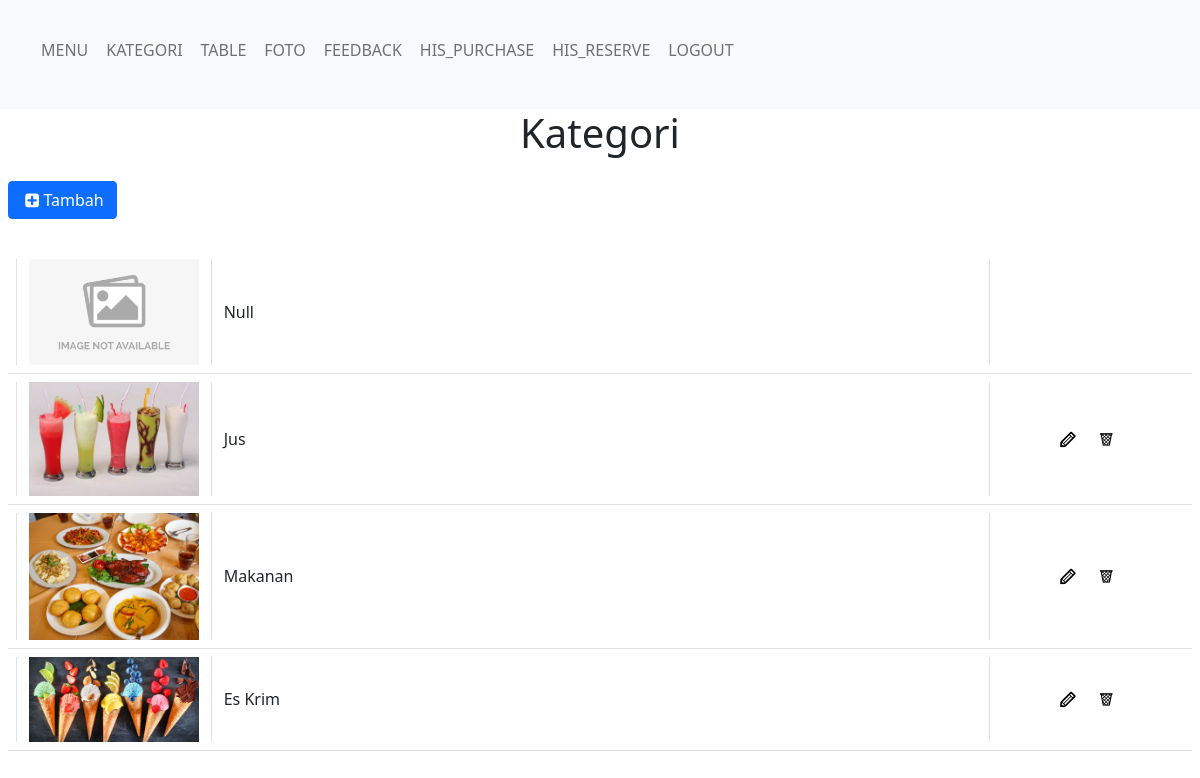
Screenshot of /administrator/category.php (signed in) with the database file from the repository.
### tables this page shows
CREATE TABLE IF NOT EXISTS `kategori_tb` (
  `id` int(255) NOT NULL AUTO_INCREMENT,
  `nama_kategori` varchar(50) NOT NULL,
  `nama_foto` varchar(50) NOT NULL DEFAULT 'non.png',
  PRIMARY KEY (`id`)
);

### administrator/category.php (the view, shortened to what this page needs)
<?php
    include('_dbconfig/dbConfig.php');
?>
<!DOCTYPE html>
<html class="notranslate" translate="no">
    <head>
        <?php include("_library/lib-include.php")?>
    </head>
    <body>
        <?php
            include("_framework/header.php");
        ?>
        <h1 class="text-center">Kategori</h1>
        <div class="mt-3 p-2">
            <div>
                <a class="icon-plus-squared btn btn-primary" href="addEditCategory.php" style="text-decoration: none; color:white;">Tambah</a>
            </div>
            <div class="mt-4">
                <?php
                    echo'<div class="py-2">';
                    $stmt = $db->prepare('SELECT * FROM kategori_tb');
                    $stmt->execute();
                    $output = $stmt->fetchAll(PDO::FETCH_ASSOC);
                    for($j=0; $j<count($output); $j++){
                        if($output[$j]['id']!=0){
                            echo '
                            <div class="container-fluid m-0 border-bottom row p-2">
                                <div class="col-12 col-sm-2 border-start">
                                    <img id="imgMenu-'.$output[$j]['id'].'" class="img-fluid" src="img/kategori_menu/'.$output[$j]['nama_foto'].'?'.time().'" style="object-fit:cover"/>
                                </div>
                                <div class="col-12 col-sm-8 border-start d-flex align-items-center">'.$output[$j]['nama_kategori'].'</div>
                                <div class="col-12 col-sm-2 d-flex justify-content-center align-items-center border-start">
                                    <div class="d-flex justify-content-end h-100 align-items-center">
                                        <a class="icon-pencil p-2" href="addEditCategory.php?id='.$output[$j]['id'].'" style="text-decoration:none; color:black"></a>
                                        <a class="icon-trash p-2" href="deleteCategory.php?id='.$output[$j]['id'].'" style="text-decoration:none; color:black"></a>
                                    </div>
                                </div>
                            </div>';
                        }
                        if($output[$j]['id']==0){
                            echo '
                            <div class="container-fluid m-0 border-bottom row p-2">
                                <div class="col-12 col-sm-2 border-start">
                                    <img id="imgMenu-'.$output[$j]['id'].'" class="img-fluid" src="img/kategori_menu/'.$output[$j]['nama_foto'].'?'.time().'" style="object-fit:cover"/>
                                </div>
                                <div class="col-12 col-sm-8 border-start d-flex align-items-center">'.$output[$j]['nama_kategori'].'</div>
                                <div class="col-12 col-sm-2 border-start">
                                </div>
                            </div>';
                        }
                    }
                    echo'</div>';
                ?>
            </div>
        </div>
    </body>
</html>

### administrator/_library/lib-include.php (shortened to what this page needs)
<link href="_library/css/bootstrap-5.0.2.css" rel="stylesheet"/>
<link href="_library/css/fontello.css" rel="stylesheet"/>

### administrator/_framework/header.php (shortened to what this page needs)
<header>
    <nav class="navbar navbar-expand-md navbar-light bg-light p-2">
        <div class="container-fluid p-2">
            <div class="collapse navbar-collapse p-3" id="navbarSupportedContent">
                <ul class="navbar-nav me-auto mb-2 mb-lg-0">
                    <li class="nav-item">
                        <a href="index.php" class="p-2 btn nav-link" style="text-decoration: none;"><h3 style="font-size:1em">MENU</h3></a>
                    </li>
                    <li class="nav-item">
                        <a href="category.php" class="p-2 btn nav-link" style="text-decoration: none;"><h3 style="font-size:1em">KATEGORI</h3></a>
                    </li>
                    <li class="nav-item">
                        <a href="table.php" class="p-2 btn nav-link" style="text-decoration: none;"><h3 style="font-size:1em">TABLE</h3></a>
                    </li>
                    <li class="nav-item">
                        <a href="gallery.php" class="p-2 btn nav-link" style="text-decoration: none;"><h3 style="font-size:1em">FOTO</h3></a>
                    </li>
                    <li class="nav-item">
                        <a href="feedback.php" class="p-2 btn nav-link" style="text-decoration: none;"><h3 style="font-size:1em">FEEDBACK</h3></a>
                    </li>
                    <li class="nav-item">
                        <a href="historyPurchase.php" class="p-2 btn nav-link" style="text-decoration: none;"><h3 style="font-size:1em">HIS_PURCHASE</h3></a>
                    </li>
                    <li class="nav-item">
                        <a href="historyReserve.php" class="p-2 btn nav-link" style="text-decoration: none;"><h3 style="font-size:1em">HIS_RESERVE</h3></a>
                    </li>
                    <li class="nav-item">
                        <a href="login.php" class="p-2 btn nav-link" style="text-decoration: none;"><h3 style="font-size:1em">LOGOUT</h3></a>
                    </li>
                </ul>
            </div>
        </div>
    </nav>
</header>

### rows the page displays
kategori_tb: nama_foto (picture), nama_kategori "Null"
kategori_tb: nama_foto (picture), nama_kategori "Jus"
kategori_tb: nama_foto (picture), nama_kategori "Makanan"
kategori_tb: nama_foto (picture), nama_kategori "Es Krim"
